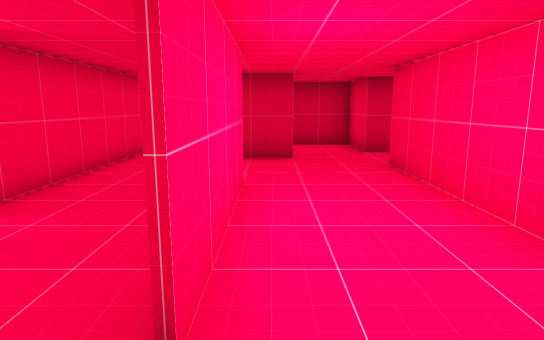
[1] (above)

24 first-person views from a walk through a level from a Godot 3-D game. The camera is 1.2 m above the floor, tilts 10° down and sees 75° across. The floor is counted in squares, 1 m on a side. Each view is taken from the middle of a square. On the plan, view 1 faces up. The plan holds only what a view shows up to about 14 squares ahead; the rest is blank.

[2]
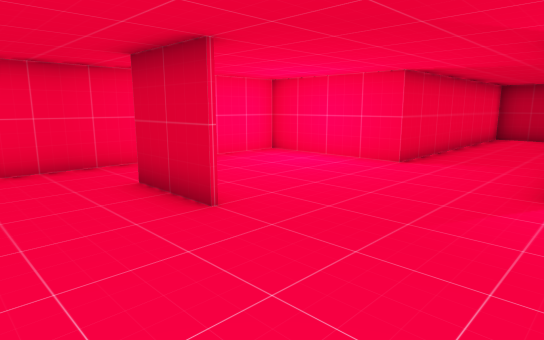

[3]
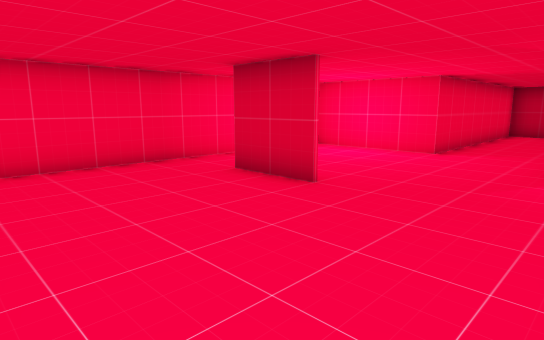

[4]
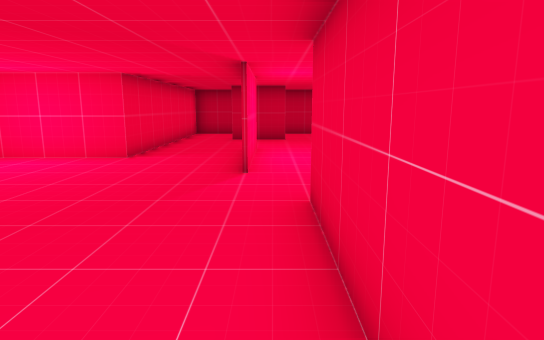

[5]
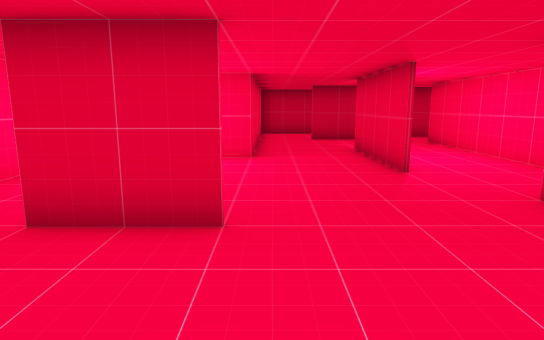

[6]
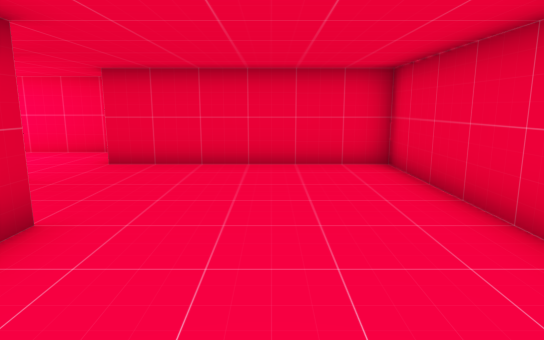

[7]
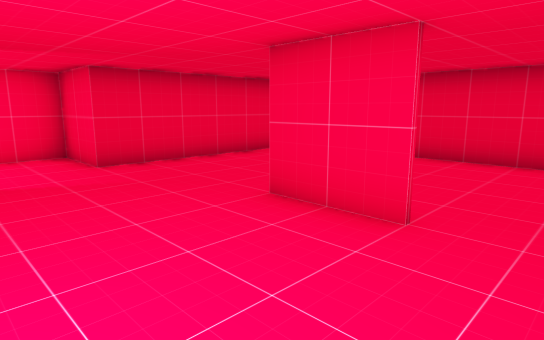

[8]
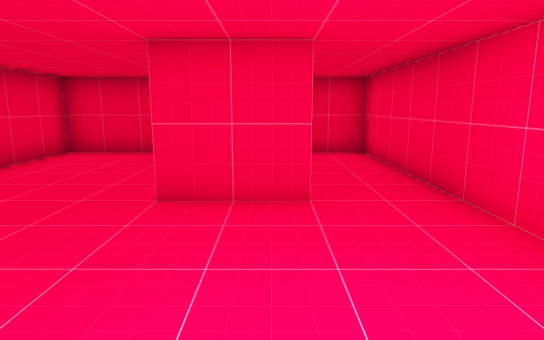

[9]
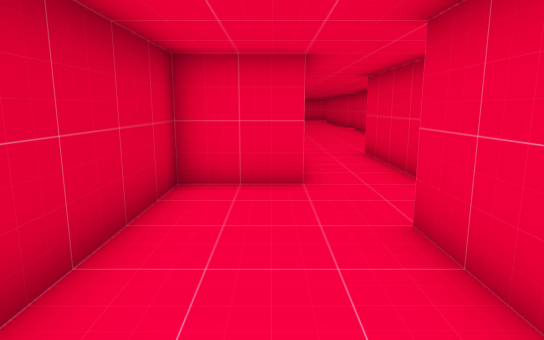

[10]
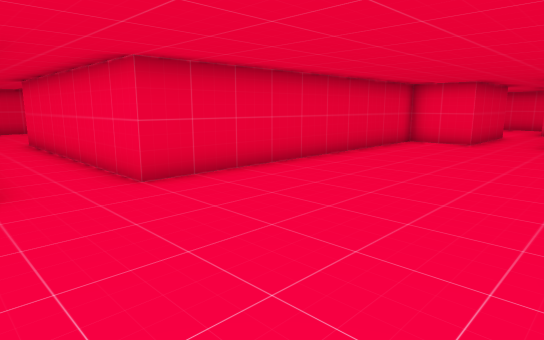

[11]
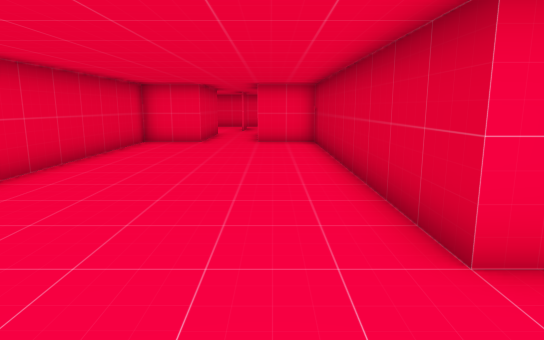

[12]
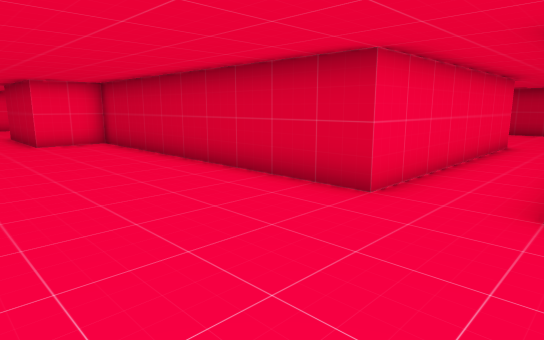

[13]
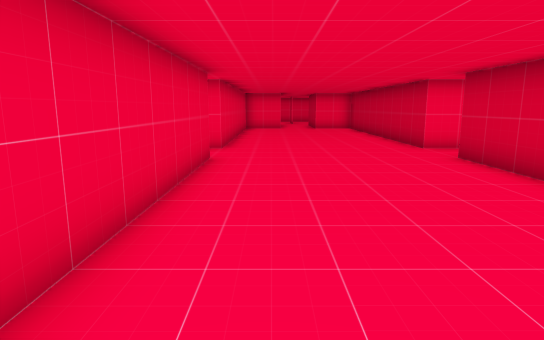

[14]
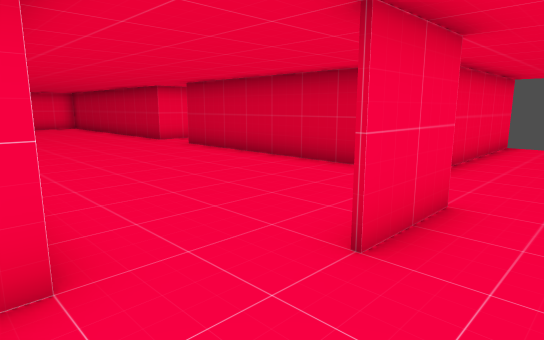

[15]
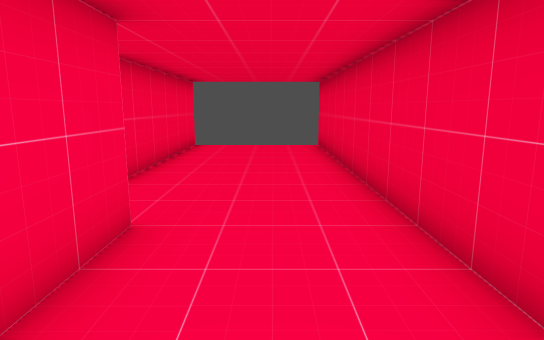

[16]
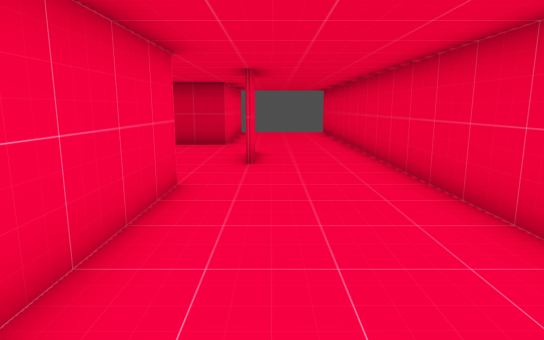

[17]
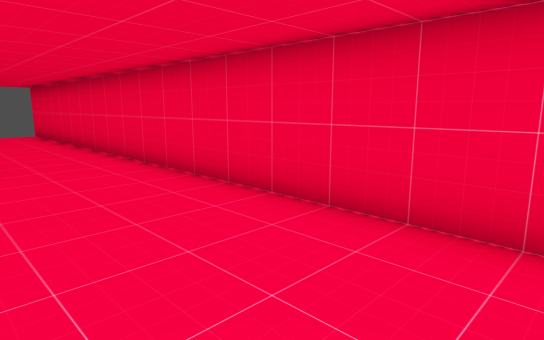

[18]
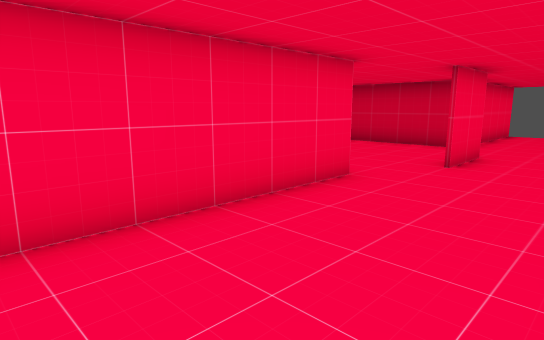

[19]
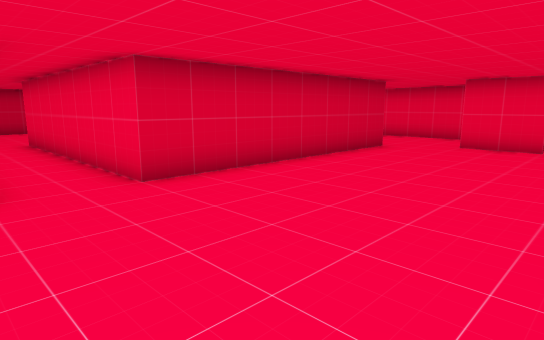

[20]
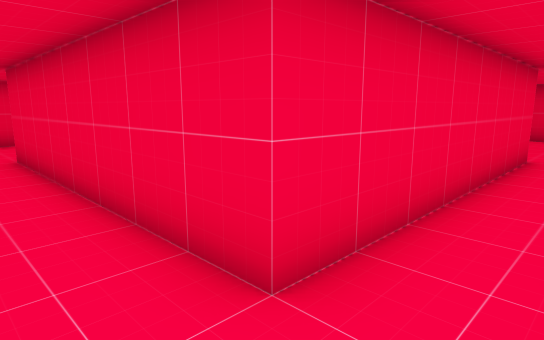

[21]
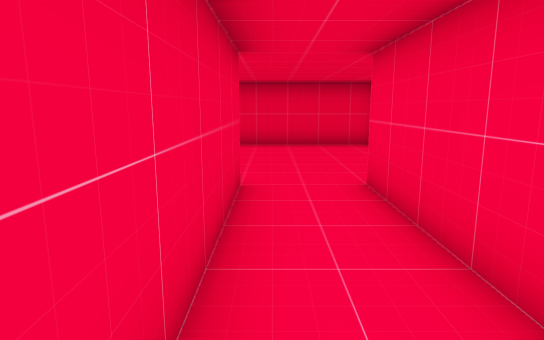

[22]
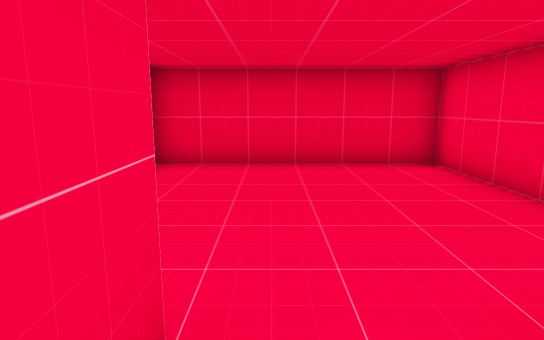

[23]
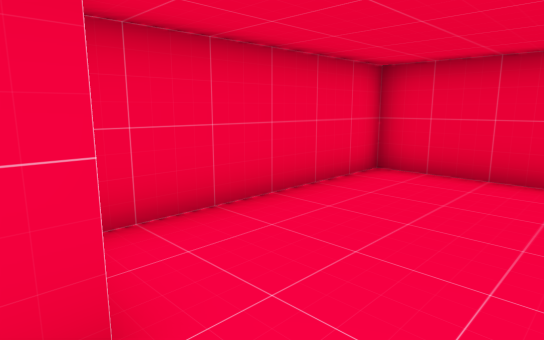

[24]
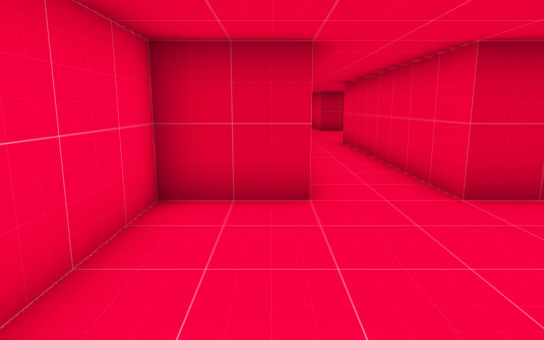

### Floor plan
Points are (right, up) in squares from view 1. A wall is a line through its corners. A room is listed if a view was taken in it or the views show most of it. See-through windows are left out.
Room 1 (views 1, 2, 3, 4, 5, 6, 7, 8, 9)
walls: (-0.5, 1.5) (-0.5, 5.5); (-3.4, -1.5) (-5.5, -1.5); (-3.5, 5.5) (-3.5, 3.5) (-7.5, 3.5) (-7.5, -6.5) (0.5, -6.5) (0.5, -0.5) (2.5, -0.5) (2.5, 7.5) (6.5, 7.5); (-0.4, 5.5) (-0.4, 1.4); (-5.6, -1.5) (-3.5, -1.5); (-1.2, 8.5) (0.5, 8.5); (0.6, 8.4) (-1.5, 8.4); (6.5, 9.5) (2.5, 9.5) (2.5, 11.5) (-3.5, 11.5) (-3.5, 7.5)
ways out: opening at (6, 8.5) to room 2; opening at (-2.5, 4.5) to room 5; opening at (-2.5, 8) to room 5; opening at (-1, 6.5) to room 5
Room 2 (views 10, 11, 12, 13, 19, 20)
walls: (18.5, 5.5) (26.5, 5.5); (26.5, 11.5) (18.5, 11.5) (18.5, 19.5); (16.5, 19.5) (16.5, 11.5) (6.5, 11.5) (6.5, 9.5); (6.5, 7.5) (6.5, 5.5) (16.5, 5.5); (27.5, 7.5) (27.5, 9.5)
ways out: opening at (6, 8.5) to room 1; opening at (26.8, 8.5) to room 3; opening at (17.5, 6) to room 4; opening at (17.5, 19)
Room 3 (views 14, 15, 16, 17, 18)
walls: (27.6, 9.6) (27.6, 7.5); (26.5, 5.5) (26.5, 0.4); (30.5, 0.4) (30.5, 17.5); (26.5, 17.5) (26.5, 11.5)
ways out: opening at (26.8, 8.5) to room 2
Room 4 (views 21, 22, 23, 24)
walls: (19.5, -2.5) (18.5, -2.5) (18.5, 5.5); (16.5, 5.5) (16.5, -2.5) (14.5, -2.5) (14.5, -8.5) (20.5, -8.5) (20.5, -3.1)
ways out: opening at (17.5, 6) to room 2
Room 5 (no view inside)
walls: (-3.5, 7.5) (-3.5, 5.5)
ways out: opening at (-2.5, 4.5) to room 1; opening at (-2.5, 8) to room 1; opening at (-1, 6.5) to room 1

Where each view was taken, in squares from view 1:
view 1: 0 up, 0 right, facing up
view 2: 4 down, 0 right, facing up-left
view 3: 6 down, 0 right, facing up-left
view 4: 5 down, 0 right, facing up
view 5: 5 down, 3 left, facing up
view 6: 4 down, 7 left, facing right
view 7: 2 up, 7 left, facing down-right
view 8: 3 up, 5 left, facing down
view 9: 10 up, 3 left, facing right
view 10: 11 up, 19 right, facing down-left
view 11: 10 up, 19 right, facing left
view 12: 7 up, 19 right, facing up-left
view 13: 7 up, 27 right, facing left
view 14: 5 up, 29 right, facing up-left
view 15: 6 up, 29 right, facing up
view 16: 0 up, 28 right, facing up
view 17: 0 up, 27 right, facing up-right
view 18: 0 up, 30 right, facing up-left
view 19: 6 up, 16 right, facing up-right
view 20: 7 up, 17 right, facing down-right
view 21: 3 up, 18 right, facing down
view 22: 1 down, 18 right, facing down
view 23: 2 down, 17 right, facing down-right
view 24: 7 down, 16 right, facing up
